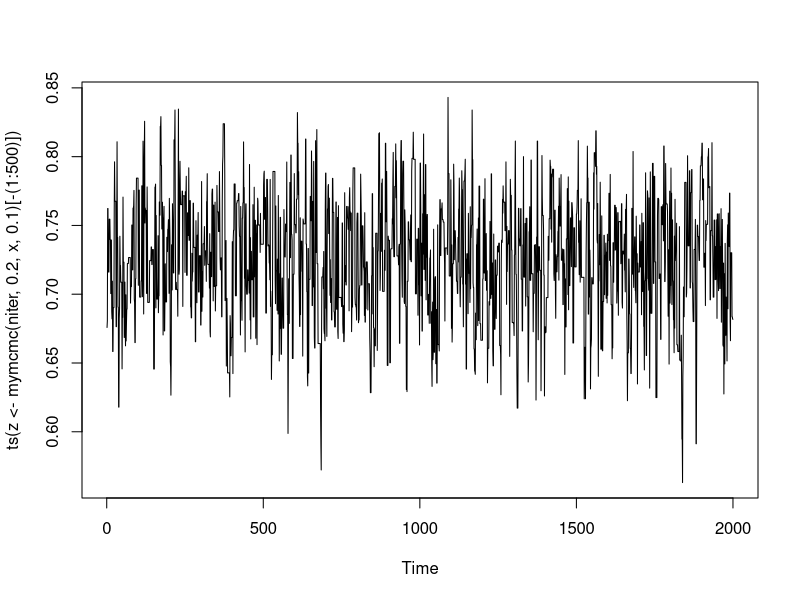
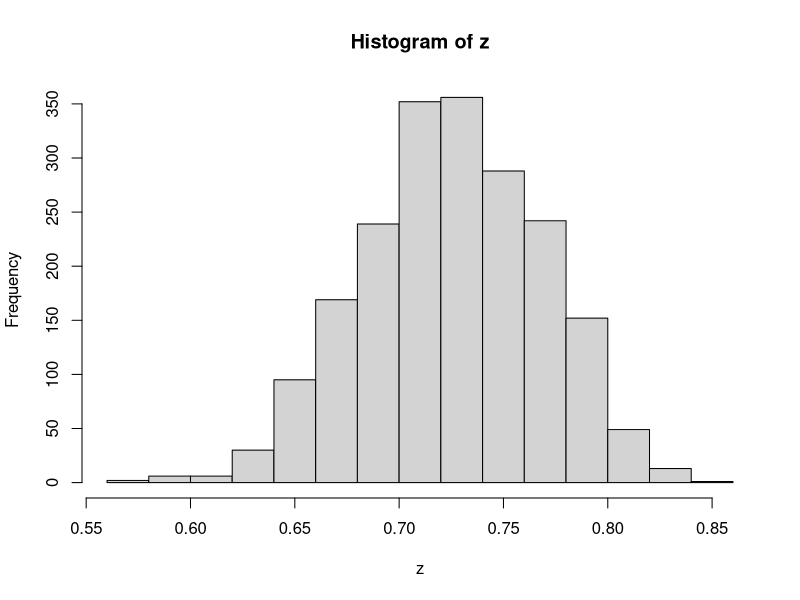

Write R code to recreate these figures, in order.
## ---- chunk 1
delta <- 0.7 # true value to be estimated based on the data
n <- 100
set.seed(254)
u <- rbinom(n, prob = delta, size = 1)
x <- rnorm(n, ifelse(u == 1, 7, 10), 0.5)
## ---- chunk 2
mylike <- function(delta, x) {
    prod(delta * dnorm(x, 7, 0.5) + (1 - delta) * dnorm(x, 10, 0.5))
}
## ---- chunk 3
## simple random walk chain
myRange <- function(v, width) {
    min(1, v + width) - max(0, v - width)
}

mymcmc <- function(niter, init, x, width) {
    v <- double(niter)
    for (i in 1:niter) {
        cand <- runif(1, max(0, init - width), min(1, init + width))
        ratio <- mylike(cand, x) / myRange(cand, width) /
            mylike(init, x) * myRange(init, width)
        if (runif(1) < min(ratio, 1)) {
            v[i] <- init <- cand
        } else v[i] <- init
    }
    v
}
## ---- chunk 4
niter <- 2500
plot(ts(z <- mymcmc(niter, .2, x, .1)[-(1:500)]))
hist(z)
